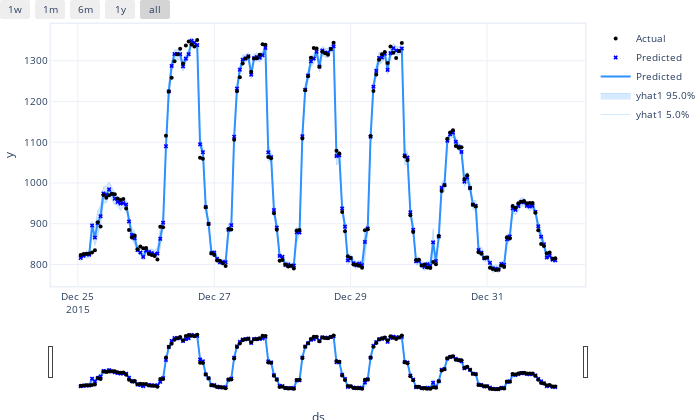

Notebook code for this chart:
### Code cell
m2.highlight_nth_step_ahead_of_each_forecast(1).plot(forecast2[-cutoff:], plotting_backend=plotting_backend)

### Figure 1 — Plotly figure (JSON) as saved in the notebook; plotly's stock layout.template omitted (floating-point values rounded to 4 significant figures; data arrays with more than 128 entries replaced by an {"elided": "..."} marker saying what was removed)
{"data": [{"fillcolor": "rgba(45, 146, 255, 0.2)", "line": {"color": "rgba(45, 146, 255, 0.2)", "width": 1}, "mode": "lines", "name": "yhat1 5.0%", "type": "scatter", "x": {"elided": "168 str values"}, "y": {"elided": "168 float values"}}, {"fill": "tonexty", "fillcolor": "rgba(45, 146, 255, 0.2)", "line": {"color": "rgba(45, 146, 255, 0.2)", "width": 1}, "mode": "lines", "name": "yhat1 95.0%", "type": "scatter", "x": {"elided": "168 str values"}, "y": {"elided": "168 float values"}}, {"line": {"color": "#2d92ff", "width": 2}, "mode": "lines", "name": "Predicted", "type": "scatter", "x": {"elided": "168 str values"}, "y": {"elided": "168 float values"}}, {"marker": {"color": "blue", "size": 4, "symbol": "x"}, "mode": "markers", "name": "Predicted", "type": "scatter", "x": {"elided": "168 str values"}, "y": {"elided": "168 float values"}}, {"marker": {"color": "black", "size": 4}, "mode": "markers", "name": "Actual", "type": "scatter", "x": {"elided": "168 str values"}, "y": {"elided": "168 float values"}}], "layout": {"autosize": true, "font": {"size": 10}, "height": 420, "hovermode": "x unified", "margin": {"b": 0, "l": 0, "pad": 0, "r": 10, "t": 10}, "showlegend": true, "title": {"font": {"size": 12}}, "width": 700, "xaxis": {"linewidth": 1.5, "mirror": true, "rangeselector": {"buttons": [{"count": 7, "label": "1w", "step": "day", "stepmode": "backward"}, {"count": 1, "label": "1m", "step": "month", "stepmode": "backward"}, {"count": 6, "label": "6m", "step": "month", "stepmode": "backward"}, {"count": 1, "label": "1y", "step": "year", "stepmode": "backward"}, {"step": "all"}]}, "rangeslider": {"visible": true}, "showline": true, "title": {"text": "ds"}, "type": "date"}, "yaxis": {"linewidth": 1.5, "mirror": true, "showline": true, "title": {"text": "y"}}}}
